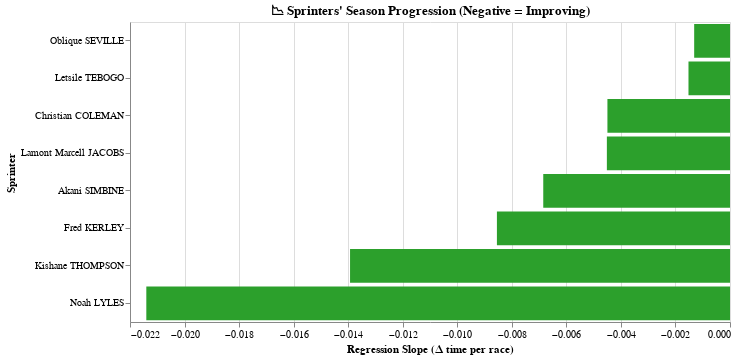

Write notebook code for a chart like this one.
### Code cell
chart_slope = alt.Chart(df_slope).mark_bar().encode(
    x=alt.X("Slope:Q", title="Regression Slope (Δ time per race)"),
    y=alt.Y("Name:N", sort="-x", title="Sprinter"),
    color=alt.condition("datum.Slope < 0", alt.value("#2ca02c"), alt.value("#d62728")),
    tooltip=["Name", "Slope"]
).properties(
    title="📉 Sprinters' Season Progression (Negative = Improving)",
    width=600,
    height=300
)

chart_slope

### Figure 1 — Vega-Lite specification as saved in the notebook (floating-point values rounded to 4 significant figures)
{"config": {"view": {"continuousWidth": 300, "continuousHeight": 300}}, "data": {"name": "data-60c903ebdf87be902492318b966157d7"}, "mark": {"type": "bar"}, "encoding": {"color": {"condition": {"test": "datum.Slope < 0", "value": "#2ca02c"}, "value": "#d62728"}, "tooltip": [{"field": "Name", "type": "nominal"}, {"field": "Slope", "type": "quantitative"}], "x": {"field": "Slope", "title": "Regression Slope (Δ time per race)", "type": "quantitative"}, "y": {"field": "Name", "sort": "-x", "title": "Sprinter", "type": "nominal"}}, "height": 300, "title": "📉 Sprinters' Season Progression (Negative = Improving)", "width": 600, "$schema": "https://vega.github.io/schema/vega-lite/v5.17.0.json", "datasets": {"data-60c903ebdf87be902492318b966157d7": [{"Name": "Noah LYLES", "Slope": -0.0214}, {"Name": "Kishane THOMPSON", "Slope": -0.01393}, {"Name": "Fred KERLEY", "Slope": -0.008546}, {"Name": "Akani SIMBINE", "Slope": -0.006847}, {"Name": "Lamont Marcell JACOBS", "Slope": -0.004515}, {"Name": "Christian COLEMAN", "Slope": -0.004494}, {"Name": "Letsile TEBOGO", "Slope": -0.001522}, {"Name": "Oblique SEVILLE", "Slope": -0.001314}]}}
